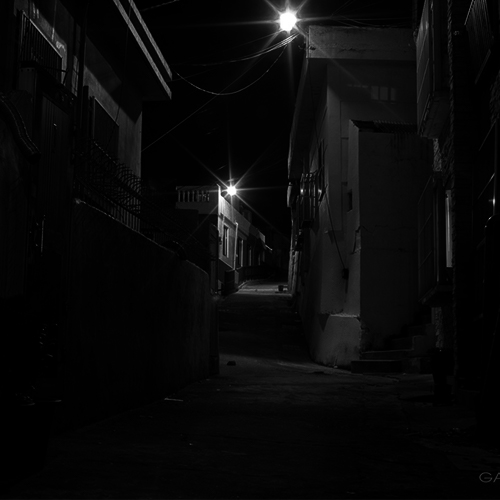
#> input picture 3학년/1) 영상처리 1/4. 프로젝트 - 밝기 개선/img/1.jpg, 500 x 500 px, found by its file name; its folder holds only this picture in this run
$ python main.py
#> lines starting #> are read from the running program, lines starting #| are printed output that depends on the picture; pictures that were not available may be replaced by others from this repository, and a replacement may not be noted
import numpy as np
from scipy import signal, ndimage
from skimage import filters, feature, img_as_float, exposure
from skimage.io import imread
from skimage.color import rgb2gray
import matplotlib.pylab as plt
import datetime
from skimage.morphology import binary_erosion

# sobelEdge 사용 시 필요
import scipy.fftpack as fp

# 히스토그램 평활화
def equalize_func(im):
    start_time = datetime.datetime.now()
    hist = exposure.equalize_hist(im)
    end_time = datetime.datetime.now()
    elapsed_time = end_time - start_time
    return hist, elapsed_time.microseconds / 1000

# 콘트라스트 스트레칭
def contrast_str_func(im):
    start_time = datetime.datetime.now()
    from_, to_ = np.percentile(im, (2, 98))
    cont_ = exposure.rescale_intensity(im, in_range=(from_, to_))
    end_time = datetime.datetime.now()
    elapsed_time = end_time - start_time
    return cont_, elapsed_time.microseconds / 1000

# 1. HPF
def highPassFiliter(im, t):
  start_time = datetime.datetime.now()
  freq = fp.fft2(im) # 고속 fft변환
  (w, h) = freq.shape # 너비값 저장
  half_w, half_h = int(w/2), int(h/2) # 중앙값 계산
  freq1 = np.copy(freq) # fft 변환값 저장
  freq2 = fp.fftshift(freq1) # fft 변환값 쉬프팅
  # 하이패스 필터 적용
  freq2[half_w-20:half_w+21,half_h-20:half_h+21] = 0 # 저주파(스펙트럼 중앙 부분)대역 삭제
  im1 = np.clip(fp.ifft2(fp.ifftshift(freq2)).real,0,255) # FFT 후 허수값을 제외한 0에서 255값의 변환이미지 값 생성
  end_time = datetime.datetime.now()
  elapsed_time = end_time - start_time
  return im1, elapsed_time.microseconds / 1000

# 2. unshape masking
def unshape_masking(im, t):
    start_time = datetime.datetime.now()
    im = rgb2gray(img_as_float(im))  # skimage라이브러리의 함수 rgb2gray()를 통한 이진화
    im_blurred = ndimage.gaussian_filter(im, 5)    # 가우시안필터를 이용하여 블러링처리
    im_detail = np.clip(im - im_blurred, 0, 1)     # 원본이미지에서 블러링한 이미지를 빼서 마스크 생성
    #im_sharp = np.clip(im + 5*im_detail, 0, 1)   # 마스크를 영상에 더한다(가중치 =5, 가장 원본과 차이가 큼)
    end_time = datetime.datetime.now()
    elapsed_time = end_time - start_time
    return im_detail, elapsed_time.microseconds / 1000

# 3. 그레디언트
def gradients_func(im, t):
    start_time = datetime.datetime.now()
    ker_x = [[-1, 1]]                  #컨볼루션을 위한 커널 설정
    ker_y = [[-1], [1]]
    g_im = rgb2gray(im)        #skimage라이브러리의 함수 rgb2gray()를 통한 이진화
    im_x = signal.convolve2d(g_im, ker_x, mode='same')  #scipy 패키지 제공 convolve2d ()는 다음의 파라미터로 컨벌루션을 달성하기 위해 기능
    im_y = signal.convolve2d(g_im, ker_y, mode='same')  # 커널을 이용한 컨볼루션을 통해 경계선을 탐지
    im_mag = np.sqrt(im_x**2 + im_y**2)                 #그래디언트의 크기 계산
    end_time = datetime.datetime.now()
    elapsed_time = end_time - start_time
    return im_mag, elapsed_time.microseconds / 1000

# 4. 라플라시안
def laplacian_func(img, t):
    start_time = datetime.datetime.now()
    laplac_kern = [[1,1,1],[1,-8,1],[1,1,1]] # 라플라시안 필터 생성
    result = np.clip(signal.convolve2d(img, laplac_kern, mode='same'), 0, 1) #라플라시안 필터로 컨볼루션 적용
    end_time = datetime.datetime.now()
    elapsed_time = end_time - start_time
    return result, elapsed_time.microseconds / 1000

# 5. 경계 추출
def boundary_func(im, t):   #경계 추출
    start_time = datetime.datetime.now()
    threshold = 0.5 # 임계값 설정
    im[im<threshold], im[im >= threshold] = 0, 1 # 임계값보다 작은 값은 0, 크거나 같은 값은 1
    boundary = im - binary_erosion(im) # 경계를 추출하기 위해 이진 영상에서 침식된 영상을 뺀다
    result = np.array(boundary)
    end_time = datetime.datetime.now()
    elapsed_time = end_time - start_time
    return result, elapsed_time.microseconds / 1000

# 6. Sobel 엣지
def sobelEdge_func(im, t):
    start_time = datetime.datetime.now()
    edges = filters.sobel(im) # 소벨에지 적용
    end_time = datetime.datetime.now()
    elapsed_time = end_time - start_time
    return edges, elapsed_time.microseconds / 1000

# 7. 캐니
def canny_func(im, t):
    start_time = datetime.datetime.now()
    canny = feature.canny(im, 1) # 캐니 적용
    result = np.array(canny)
    end_time = datetime.datetime.now()
    elapsed_time = end_time - start_time
    return result, elapsed_time.microseconds / 1000

im = []
for i in range(3):
    path_ = './img/' + str(i+1) +'.jpg'
    im.append(rgb2gray(imread(path_)))


hist_equ = []
cont_img = []
t_tmp1 = [0 for i in range(3)]
t_tmp2 = [0 for i in range(3)]
for i in range(3):
    img_t, t_tmp1[i] = equalize_func(im[i])
    hist_equ.append(img_t)
    img_t, t_tmp2[i] = contrast_str_func(im[i])
    cont_img.append(img_t)
#> this loop made 3 passes
#> pass 1, in equalize_func, `hist = exposure.equalize_hist(im)`:
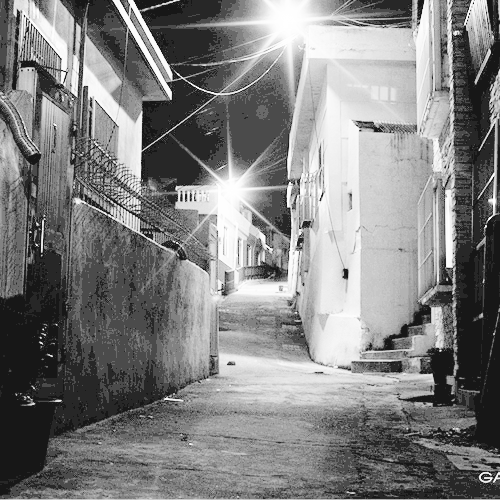
#> hist: shape (500, 500) float64; min 0.0937, max 1, mean 0.505
#> pass 1, in contrast_str_func, `cont_ = exposure.rescale_intensity(im, in_range=(from_, to_))`:
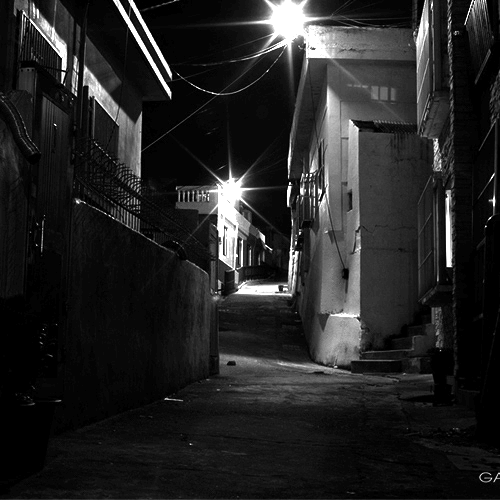
#> cont_: shape (500, 500) float64; min 0, max 1, mean 0.142
#> after the loop, cont_img = 3 items; hist_equ = 3 items; t_tmp1 = [21.18, 10.16, 8.51]; t_tmp2 = [17.57, 7.76, 6.97]
histo_speed_mean = np.mean(t_tmp1)
#> histo_speed_mean = 13.29
cont_speed_mean = np.mean(t_tmp2)
#> cont_speed_mean = 10.77

result_img = []
tmp = 0

time_ = [];
time_temp = 0;
for j in range(2):
    if j == 0:
        img_temp = hist_equ
        title = 'histogram equalize'
    if j == 1:
        img_temp = cont_img
        title = 'contrast stretching'
    for k in range(3):
        fig, axes=plt.subplots(2, 4, figsize=(16,8))
        axes[0][0].imshow(img_temp[k], cmap=plt.cm.gray)
        tmp, time_temp = highPassFiliter(img_temp[k], time_temp)
        axes[0][1].imshow(tmp, cmap=plt.cm.gray)
        time_.append(round(time_temp*1000, 2))
        tmp, time_temp = unshape_masking(img_temp[k], time_temp)
        axes[0][2].imshow(tmp, cmap=plt.cm.gray)
        time_.append(round(time_temp*1000, 2))
        tmp, time_temp = gradients_func(img_temp[k], time_temp)
        axes[0][3].imshow(tmp, cmap=plt.cm.gray)
        time_.append(round(time_temp*1000, 2))
        tmp, time_temp = laplacian_func(img_temp[k], time_temp)
        axes[1][0].imshow(tmp, cmap=plt.cm.gray)
        time_.append(round(time_temp*1000, 2))
        tmp, time_temp = boundary_func(img_temp[k], time_temp)
        axes[1][1].imshow(tmp, cmap=plt.cm.gray)
        time_.append(round(time_temp*1000, 2))
        tmp, time_temp = sobelEdge_func(img_temp[k], time_temp)
        axes[1][2].imshow(tmp, cmap=plt.cm.gray)
        time_.append(round(time_temp*1000, 2))
        tmp, time_temp = canny_func(img_temp[k], time_temp)
        axes[1][3].imshow(tmp, cmap=plt.cm.gray)
        time_.append(round(time_temp*1000, 2))
        axes[0][0].axis('off')
        axes[0][1].axis('off')
        axes[0][2].axis('off')
        axes[0][3].axis('off')
        axes[1][0].axis('off')
        axes[1][1].axis('off')
        axes[1][2].axis('off')
        axes[1][3].axis('off')
        axes[0][0].set_title(title)
        axes[0][1].set_title('HPF')
        axes[0][2].set_title('Unshape masking')
        axes[0][3].set_title('Gradient')
        axes[1][0].set_title('Laplacian')
        axes[1][1].set_title('Boundary')
        axes[1][2].set_title('Sobel')
        axes[1][3].set_title('HPF')
        plt.show()
#> this loop made 2 passes
#> pass 1, in highPassFiliter, `im1 = np.clip(fp.ifft2(fp.ifftshift(freq2)).real,0,255)`:
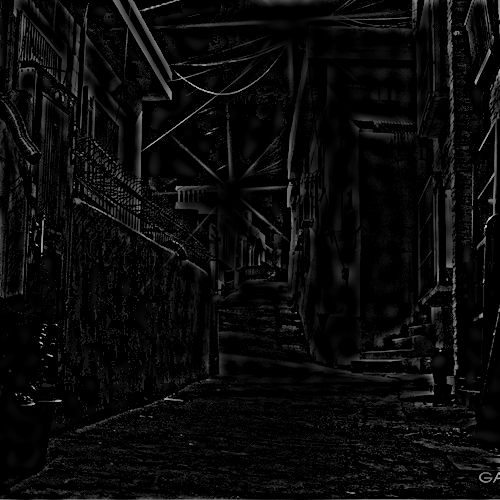
#> im1: shape (500, 500) float64; min 0, max 0.812, mean 0.0405
#> pass 1, in unshape_masking, `im_blurred = ndimage.gaussian_filter(im, 5)`:
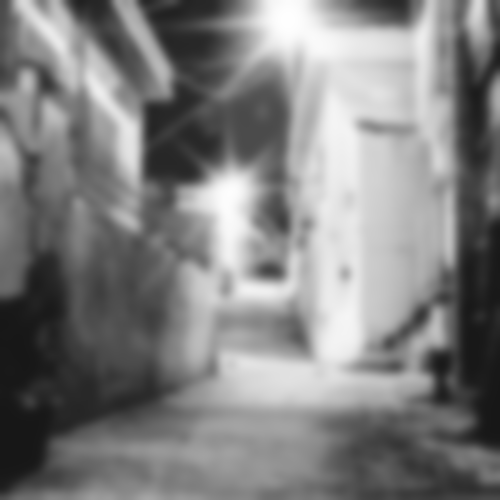
#> im_blurred: shape (500, 500) float64; min 0.0937, max 0.999, mean 0.505
#> pass 1, in gradients_func, `im_x = signal.convolve2d(g_im, ker_x, mode='same')`:
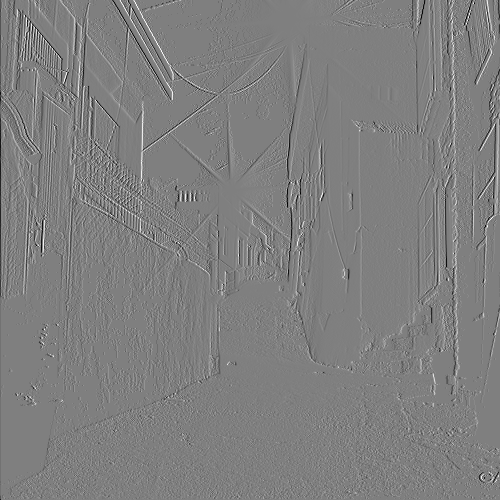
#> im_x: shape (500, 500) float64; min -0.895, max 0.89, mean -0.0005; drawn with min black and max white
#> after the loop, time_ = 42 values, max 30948 at index 0, min 2705 at index 39, mean 11751

sum_temp = [[0 for col in range(7)] for row in range(2)]
#> sum_temp = [[0, 0, 0, 0, 0, 0, 0], [0, 0, 0, 0, 0, 0, 0]]
for i in range(2):
  for j in range(7):
    sum_temp[i][j] = float(0.0)
for i in range(42):
    if i < 21:
        sum_temp[0][i%7] += time_[i]
    else:
        sum_temp[1][i%7] += time_[i]
#> after the loop, sum_temp = [[70488, 46714, 42755, 22981, 13934, 26215, 55520], [56256, 24699, 32083, 22459, 8170, 22792, 48477]]

for j in range(2):
    for k in range(7):
      sum_temp[j][k] = sum_temp[j][k] / 3.0
      if j == 0: sum_temp += t_tmp1
      if j == 1: sum_temp += t_tmp2
#> after the loop, sum_temp = 44 items, first 6: [23496, 15571.3, 14251.7, 7660.3, 4644.7, 8738.3, 18506.7], [18752, 8233, 10694.3, 7486.3, 2723.3, 7597.3, 16159], 21.18, 10.16, 8.51, 21.18

text_ = []
text_.append("highPassFiliter")
text_.append("unshape_masking")
text_.append("gradients")
text_.append("laplacian")
text_.append("boundary")
text_.append("sobelEdge")
text_.append("canny")

x = []
x = np.arange(7)
plt.bar(x, sum_temp[0], align='edge')
plt.xticks(x, text_)
plt.xticks(rotation=35)
plt.show()

x = np.arange(7)
plt.bar(x, sum_temp[1], align='edge')
plt.xticks(x, text_)
plt.xticks(rotation=35)
plt.show()
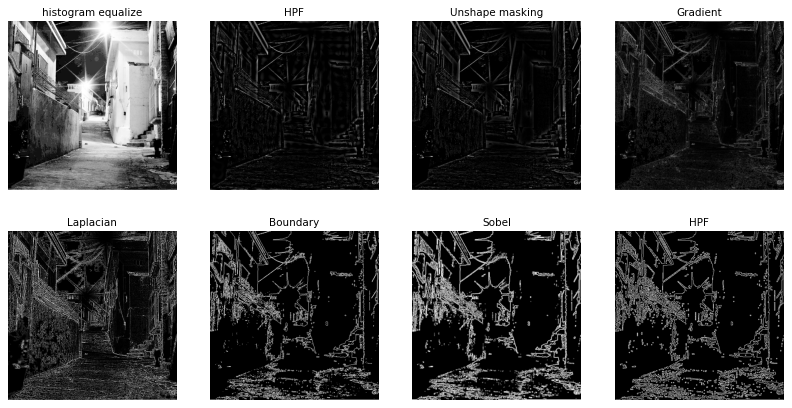
#> figure drawn by matplotlib, 8 panels
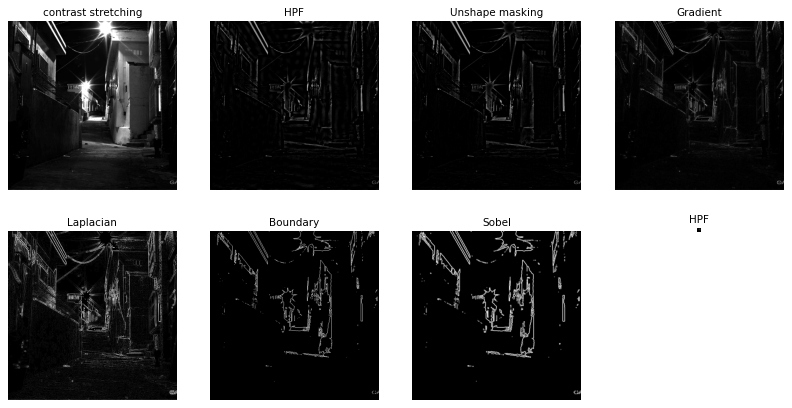
#> figure drawn by matplotlib, 8 panels
